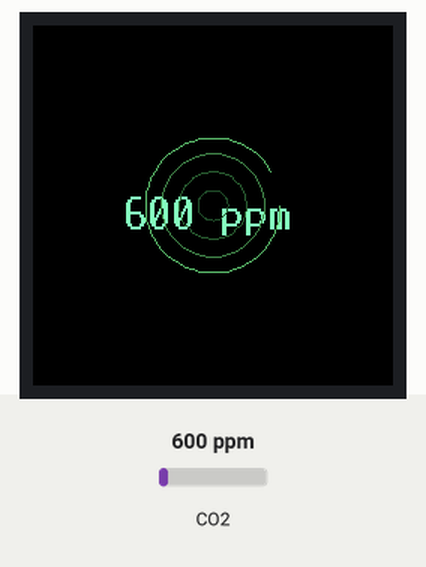
The program below on a simulated Raspberry Pi Pico running MicroPython. Shown: 240×240 colour display. Inputs (shaded band) come from the test bench; at power-on: CO2 600 ppm. Random numbers come from a fixed seed; library files of the repository ran but are not shown: gc9a01py.py, vga1_16x32.py; what the program prints to the serial console is not drawn.

Above: at 1.8 s.
1.9 s: CO2 set to 452 ppm
At 5.3 s:
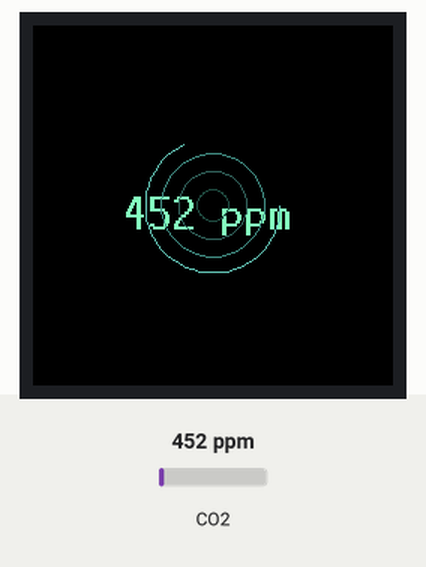
6.4 s: CO2 set to 1050 ppm
At 8.8 s:
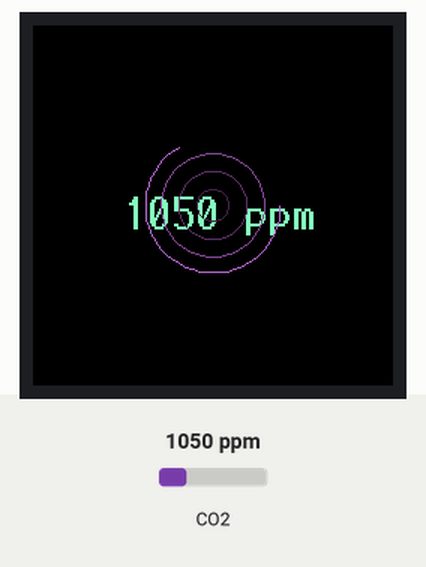
Timing chart, 0 to 10.3 s (numbered marks = the images above; inputs shaded):
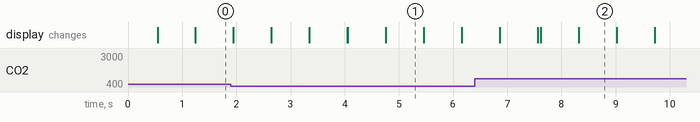

The program:

dendocrono_display.py
```python
import time
import math
import random
from machine import Pin, SPI, UART
import gc9a01py
from fonts.romfonts import vga1_16x32 as font

# -----------------------
# LCD setup
# -----------------------
spi = SPI(1, baudrate=40000000, polarity=1, phase=1)
dc = Pin(8, Pin.OUT)
cs = Pin(9, Pin.OUT)
rst = Pin(12, Pin.OUT)
bl = Pin(13, Pin.OUT)
bl.on()
lcd = gc9a01py.GC9A01(spi, dc=dc, cs=cs, reset=rst)
lcd.fill(gc9a01py.BLACK)

# -----------------------
# CO2 sensor
# -----------------------
uart = UART(0, baudrate=9600, tx=Pin(0), rx=Pin(1))
cmd = b"\xFF\x01\x86\x00\x00\x00\x00\x00\x79"

# -----------------------
# Colors
# -----------------------
def rgb(r,g,b):
    return gc9a01py.color565(r,g,b)

GOOD_COLORS   = [(128,255,128),(128,255,255)]
MEDIUM_COLORS = [(128,128,255),(255,128,255)]
BAD_COLOR     = (255,128,128)

def interp_color(c1,c2,t):
    r = int(c1[0]*(1-t)+c2[0]*t)
    g = int(c1[1]*(1-t)+c2[1]*t)
    b = int(c1[2]*(1-t)+c2[2]*t)
    return (r,g,b)

# -----------------------
# CO2 reading
# -----------------------
def read_mhz19():
    uart.write(cmd)
    time.sleep(0.05)
    if uart.any():
        d = uart.read(9)
        if d and len(d)==9 and d[0]==0xFF and d[1]==0x86:
            return d[2]*256 + d[3]
    return None

def get_state(ppm):
    if ppm < 800: return "good"
    if ppm < 1200: return "medium"
    return "bad"

# -----------------------
# Draw circle with alpha
# -----------------------
def draw_circle_alpha(lcd, cx, cy, radius, color, alpha, segments=60):
    points = []
    for i in range(segments+1):
        angle = 2*math.pi*i/segments
        x = int(cx + radius*math.cos(angle))
        y = int(cy + radius*math.sin(angle))
        points.append((x,y))
    r = int(color[0]*alpha)
    g = int(color[1]*alpha)
    b = int(color[2]*alpha)
    color565 = rgb(r,g,b)
    for i in range(len(points)-1):
        x0,y0 = points[i]
        x1,y1 = points[i+1]
        lcd.line(x0,y0,x1,y1,color565)

# -----------------------
# Dendrochronologie params
# -----------------------
cx, cy = 120, 120
min_radius = 0
max_radius = 120
ring_width = 80  # anneau plus épais
pulse_speed = 0.05
num_rings = 12
ring_spacing = 5  # petit espace entre anneaux

# -----------------------
# Main loop
# -----------------------
t = 0
while True:
    co2_value = read_mhz19()
    if co2_value is None:
        co2_value = 0
        txt = "No data"
    else:
        txt = "{} ppm".format(co2_value)
        print("CO2 =", co2_value, "ppm")

    lcd.fill(gc9a01py.BLACK)
    # texte au centre
    display_color = interp_color(GOOD_COLORS[0], GOOD_COLORS[1], 0.5)
    lcd.text(font, txt, 60, 110, rgb(*display_color))

    # Couleur dynamique selon ppm
    if co2_value < 800:
        base_color = interp_color(GOOD_COLORS[0], GOOD_COLORS[1], random.random())
    elif co2_value < 1200:
        base_color = interp_color(MEDIUM_COLORS[0], MEDIUM_COLORS[1], random.random())
    else:
        base_color = BAD_COLOR

    # Dessin des anneaux avec respiration
    for i in range(num_rings):
        radius = max_radius/num_rings * (i+1) + math.sin(t + i*0.5)*5
        alpha = 0.3 + 0.7*math.sin(t + i*0.3)**2  # effet allumage/extinction
        draw_circle_alpha(lcd, cx, cy, radius, base_color, alpha)

    t += pulse_speed
    time.sleep(0.05)
```

Measured:
- what the display in image 1 shows lasts 0.7 s, from 4.8 s to 5.5 s
